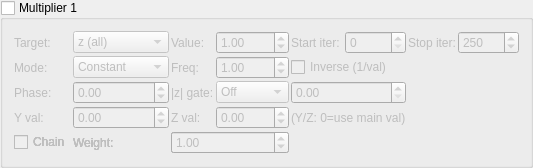
    <widget class="MyGroupBox" name="groupCheck_transf_function_enabledBx_false">
     <property name="title"><string>Multiplier 1</string></property>
     <property name="checkable"><bool>true</bool></property>
     <property name="checked"><bool>false</bool></property>
     <layout class="QGridLayout" name="gridLayout_mult1">
      <property name="spacing"><number>2</number></property>
      <item row="0" column="0">
       <widget class="QLabel"><property name="text"><string>Target:</string></property></widget>
      </item>
      <item row="0" column="1">
       <widget class="MyComboBox" name="comboBox_transf_multiplier_mode_1">
        <item><property name="text"><string notr="true">z (all)</string></property></item>
        <item><property name="text"><string notr="true">z.x</string></property></item>
        <item><property name="text"><string notr="true">z.y</string></property></item>
        <item><property name="text"><string notr="true">z.z</string></property></item>
        <item><property name="text"><string notr="true">DE</string></property></item>
        <item><property name="text"><string notr="true">color</string></property></item>
        <item><property name="text"><string notr="true">z.w</string></property></item>
        <item><property name="text"><string notr="true">z.xy</string></property></item>
        <item><property name="text"><string notr="true">z.xz</string></property></item>
        <item><property name="text"><string notr="true">z.yz</string></property></item>
        <item><property name="text"><string notr="true">color accum</string></property></item>
       </widget>
      </item>
      <item row="0" column="2">
       <widget class="QLabel"><property name="text"><string>Value:</string></property></widget>
      </item>
      <item row="0" column="3">
       <widget class="MyDoubleSpinBox" name="spinbox_transf_scale_4">
        <property name="minimum"><double>-100.0</double></property><property name="maximum"><double>100.0</double></property>
        <property name="singleStep"><double>0.01</double></property><property name="value"><double>1.0</double></property>
       </widget>
      </item>
      <item row="0" column="4">
       <widget class="QLabel"><property name="text"><string>Start iter:</string></property></widget>
      </item>
      <item row="0" column="5">
       <widget class="MySpinBox" name="spinboxInt_transf_start_iterations_B">
        <property name="minimum"><number>0</number></property><property name="maximum"><number>10000</number></property>
        <property name="value"><number>0</number></property>
       </widget>
      </item>
      <item row="0" column="6">
       <widget class="QLabel"><property name="text"><string>Stop iter:</string></property></widget>
      </item>
      <item row="0" column="7">
       <widget class="MySpinBox" name="spinboxInt_transf_stop_iterations_B">
        <property name="minimum"><number>0</number></property><property name="maximum"><number>10000</number></property>
        <property name="value"><number>250</number></property>
       </widget>
      </item>
      <item row="1" column="0">
       <widget class="QLabel"><property name="text"><string>Mode:</string></property></widget>
      </item>
      <item row="1" column="1">
       <widget class="MyComboBox" name="comboBox_transf_multiplier_value_mode_1">
        <item><property name="text"><string notr="true">Constant</string></property></item>
        <item><property name="text"><string notr="true">Sine</string></property></item>
        <item><property name="text"><string notr="true">Ramp</string></property></item>
        <item><property name="text"><string notr="true">Exponential</string></property></item>
        <item><property name="text"><string notr="true">Triangle</string></property></item>
        <item><property name="text"><string notr="true">Square</string></property></item>
        <item><property name="text"><string notr="true">Smoothstep</string></property></item>
        <item><property name="text"><string notr="true">Noise</string></property></item>
        <item><property name="text"><string notr="true">Ping-pong</string></property></item>
        <item><property name="text"><string notr="true">Stepped</string></property></item>
       </widget>
      </item>
      <item row="1" column="2">
       <widget class="QLabel"><property name="text"><string>Freq:</string></property></widget>
      </item>
      <item row="1" column="3">
       <widget class="MyDoubleSpinBox" name="spinbox_transf_multiplier_frequency_1">
        <property name="minimum"><double>0.01</double></property><property name="maximum"><double>100.0</double></property>
        <property name="singleStep"><double>0.1</double></property><property name="value"><double>1.0</double></property>
       </widget>
      </item>
      <item row="1" column="4" colspan="2">
       <widget class="MyCheckBox" name="checkBox_transf_multiplier_inverse_1">
        <property name="text"><string>Inverse (1/val)</string></property>
       </widget>
      </item>
      <item row="2" column="0">
       <widget class="QLabel"><property name="text"><string>Phase:</string></property></widget>
      </item>
      <item row="2" column="1">
       <widget class="MyDoubleSpinBox" name="spinbox_transf_multiplier_phase_1">
        <property name="minimum"><double>-10.0</double></property><property name="maximum"><double>10.0</double></property>
        <property name="singleStep"><double>0.1</double></property><property name="value"><double>0.0</double></property>
       </widget>
      </item>
      <item row="2" column="2">
       <widget class="QLabel"><property name="text"><string>|z| gate:</string></property></widget>
      </item>
      <item row="2" column="3">
       <widget class="MyComboBox" name="comboBox_transf_multiplier_threshold_mode_1">
        <item><property name="text"><string notr="true">Off</string></property></item>
        <item><property name="text"><string notr="true">&gt; thresh</string></property></item>
        <item><property name="text"><string notr="true">&lt; thresh</string></property></item>
       </widget>
      </item>
      <item row="2" column="4" colspan="2">
       <widget class="MyDoubleSpinBox" name="spinbox_transf_multiplier_threshold_1">
        <property name="minimum"><double>0.0</double></property><property name="maximum"><double>1000.0</double></property>
        <property name="singleStep"><double>0.1</double></property><property name="value"><double>0.0</double></property>
       </widget>
      </item>
      <item row="3" column="0">
       <widget class="QLabel"><property name="text"><string>Y val:</string></property></widget>
      </item>
      <item row="3" column="1">
       <widget class="MyDoubleSpinBox" name="spinbox_transf_multiplier_scale_y_1">
        <property name="minimum"><double>-100.0</double></property><property name="maximum"><double>100.0</double></property>
        <property name="singleStep"><double>0.01</double></property><property name="value"><double>0.0</double></property>
       </widget>
      </item>
      <item row="3" column="2">
       <widget class="QLabel"><property name="text"><string>Z val:</string></property></widget>
      </item>
      <item row="3" column="3">
       <widget class="MyDoubleSpinBox" name="spinbox_transf_multiplier_scale_z_1">
        <property name="minimum"><double>-100.0</double></property><property name="maximum"><double>100.0</double></property>
        <property name="singleStep"><double>0.01</double></property><property name="value"><double>0.0</double></property>
       </widget>
      </item>
      <item row="3" column="4" colspan="2">
       <widget class="QLabel"><property name="text"><string notr="true">(Y/Z: 0=use main val)</string></property></widget>
      </item>
      <item row="4" column="0">
       <widget class="MyCheckBox" name="checkBox_transf_multiplier_chain_5">
        <property name="text"><string>Chain</string></property>
       </widget>
      </item>
      <item row="4" column="1">
       <widget class="QLabel"><property name="text"><string>Weight:</string></property></widget>
      </item>
      <item row="4" column="2" colspan="2">
       <widget class="MyDoubleSpinBox" name="spinbox_transf_multiplier_weight_5">
        <property name="minimum"><double>0.0</double></property><property name="maximum"><double>10.0</double></property>
        <property name="singleStep"><double>0.1</double></property><property name="value"><double>1.0</double></property>
       </widget>
      </item>
      <item row="4" column="0">
       <widget class="MyCheckBox" name="checkBox_transf_multiplier_chain_4">
        <property name="text"><string>Chain</string></property>
       </widget>
      </item>
      <item row="4" column="1">
       <widget class="QLabel"><property name="text"><string>Weight:</string></property></widget>
      </item>
      <item row="4" column="2" colspan="2">
       <widget class="MyDoubleSpinBox" name="spinbox_transf_multiplier_weight_4">
        <property name="minimum"><double>0.0</double></property><property name="maximum"><double>10.0</double></property>
        <property name="singleStep"><double>0.1</double></property><property name="value"><double>1.0</double></property>
       </widget>
      </item>
      <item row="4" column="0">
       <widget class="MyCheckBox" name="checkBox_transf_multiplier_chain_3">
        <property name="text"><string>Chain</string></property>
       </widget>
      </item>
      <item row="4" column="1">
       <widget class="QLabel"><property name="text"><string>Weight:</string></property></widget>
      </item>
      <item row="4" column="2" colspan="2">
       <widget class="MyDoubleSpinBox" name="spinbox_transf_multiplier_weight_3">
        <property name="minimum"><double>0.0</double></property><property name="maximum"><double>10.0</double></property>
        <property name="singleStep"><double>0.1</double></property><property name="value"><double>1.0</double></property>
       </widget>
      </item>
      <item row="4" column="0">
       <widget class="MyCheckBox" name="checkBox_transf_multiplier_chain_2">
        <property name="text"><string>Chain</string></property>
       </widget>
      </item>
      <item row="4" column="1">
       <widget class="QLabel"><property name="text"><string>Weight:</string></property></widget>
      </item>
      <item row="4" column="2" colspan="2">
       <widget class="MyDoubleSpinBox" name="spinbox_transf_multiplier_weight_2">
        <property name="minimum"><double>0.0</double></property><property name="maximum"><double>10.0</double></property>
        <property name="singleStep"><double>0.1</double></property><property name="value"><double>1.0</double></property>
       </widget>
      </item>
      <item row="4" column="0">
       <widget class="MyCheckBox" name="checkBox_transf_multiplier_chain_1">
        <property name="text"><string>Chain</string></property>
       </widget>
      </item>
      <item row="4" column="1">
       <widget class="QLabel"><property name="text"><string>Weight:</string></property></widget>
      </item>
      <item row="4" column="2" colspan="2">
       <widget class="MyDoubleSpinBox" name="spinbox_transf_multiplier_weight_1">
        <property name="minimum"><double>0.0</double></property><property name="maximum"><double>10.0</double></property>
        <property name="singleStep"><double>0.1</double></property><property name="value"><double>1.0</double></property>
       </widget>
      </item>
     </layout>
    </widget>
